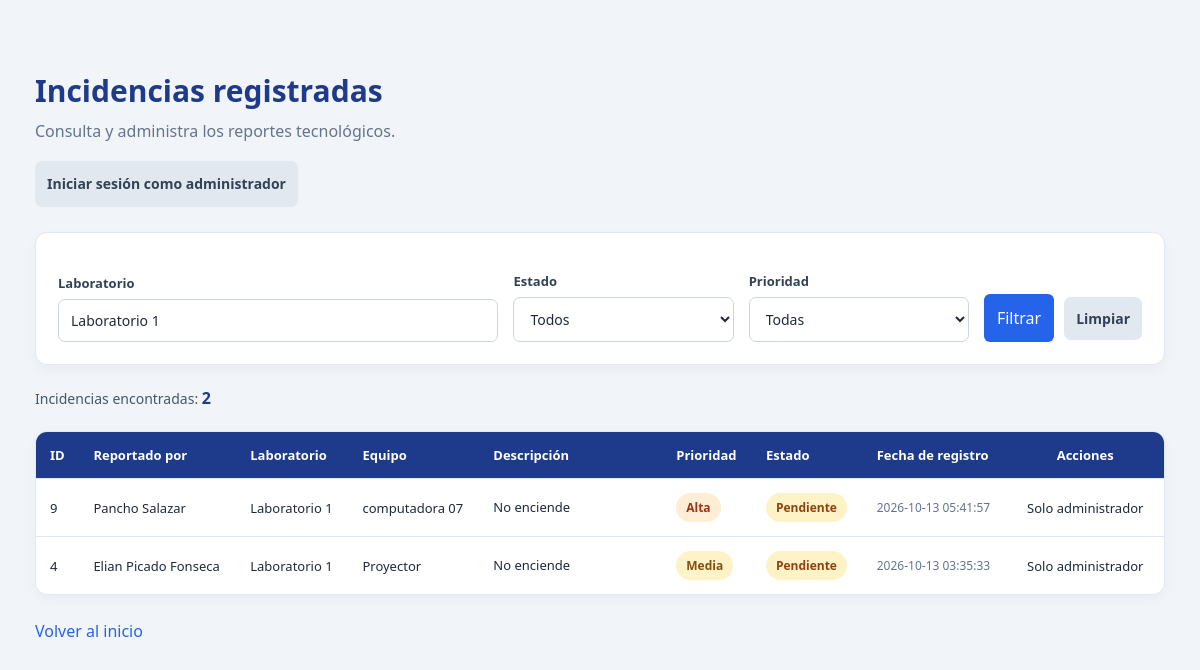
The page /pages/listar.php?laboratorio=Laboratorio 1 on the database its author committed.
### tables this page shows
CREATE TABLE `incidencias` (
  `id` int(11) NOT NULL,
  `nombre_reporta` varchar(100) NOT NULL,
  `laboratorio` varchar(100) NOT NULL,
  `equipo_afectado` varchar(150) NOT NULL,
  `descripcion` text NOT NULL,
  `prioridad` enum('Baja','Media','Alta','Crítica') NOT NULL DEFAULT 'Media',
  `estado` enum('Pendiente','En proceso','Resuelta') NOT NULL DEFAULT 'Pendiente',
  `fecha_registro` timestamp NOT NULL DEFAULT current_timestamp()
);

### pages/listar.php (the view, shortened to what this page needs)
<?php
require_once "../config/database.php";
function escapar($valor) {
    return htmlspecialchars((string)$valor, ENT_QUOTES, "UTF-8");
}
$es_admin = isset($_SESSION["admin_id"]);
$laboratorio = trim($_GET["laboratorio"] ?? "");
$sql = "SELECT * FROM incidencias WHERE 1=1";
$parametros = [];
$tipos = "";
if ($laboratorio !== "") {
    $sql .= " AND laboratorio LIKE ?";
    $parametros[] = "%" . $laboratorio . "%";
    $tipos .= "s";
}
$sql .= " ORDER BY fecha_registro DESC";
$stmt = $conexion->prepare($sql);
if (!empty($parametros)) {
    $stmt->bind_param($tipos, ...$parametros);
}
if (!$stmt->execute()) {
    exit("Error al consultar las incidencias.");
}
$resultado = $stmt->get_result();
$total = $resultado->num_rows;
$clases_prioridad = [
    "Baja" => "prioridad-baja",
    "Media" => "prioridad-media",
    "Alta" => "prioridad-alta",
    "Crítica" => "prioridad-critica"
];
$clases_estado = [
    "Pendiente" => "estado-pendiente",
    "En proceso" => "estado-en-proceso",
    "Resuelta" => "estado-resuelta"
];
?>
<!DOCTYPE html>
<html lang="es">
<head>
    <link rel="stylesheet" href="../css/style.css">
    <link rel="stylesheet" href="../css/listar.css">
</head>
<body>
<main class="contenedor-listado">
    <header class="encabezado-listado">
        <h1>Incidencias registradas</h1>
        <p>Consulta y administra los reportes tecnológicos.</p>
        <?php if ($es_admin): ?>
            <p>
                Sesión iniciada como:
                <strong><?= escapar($_SESSION["admin_usuario"] ?? "Administrador") ?></strong>
            </p>
            <a class="boton-secundario" href="../logout.php">
                Cerrar sesión
            </a>
        <?php else: ?>
            <p>
                <a class="boton-secundario" href="../login.php">
                    Iniciar sesión como administrador
                </a>
            </p>
        <?php endif; ?>
    </header>
    <form method="GET" class="filtros">
        <div>
            <label for="laboratorio">Laboratorio</label>
            <input
                type="text"
                id="laboratorio"
                name="laboratorio"
                placeholder="Ej. Laboratorio 1"
                value="<?= escapar($laboratorio) ?>"
            >
        </div>
        <div>
            <label for="estado">Estado</label>
            <select id="estado" name="estado">
                <option value="">Todos</option>
            </select>
        </div>
        <div>
            <label for="prioridad">Prioridad</label>
            <select id="prioridad" name="prioridad">
                <option value="">Todas</option>
            </select>
        </div>
        <div class="acciones-filtro">
            <button type="submit">Filtrar</button>
            <a class="boton-secundario" href="listar.php">
                Limpiar
            </a>
        </div>
    </form>
    <p class="total">
        Incidencias encontradas:
        <strong><?= $total ?></strong>
    </p>
    <div class="tabla-contenedor">
        <table class="tabla-incidencias">
            <thead>
                <tr>
                    <th>ID</th>
                    <th>Reportado por</th>
                    <th>Laboratorio</th>
                    <th>Equipo</th>
                    <th>Descripción</th>
                    <th>Prioridad</th>
                    <th>Estado</th>
                    <th>Fecha de registro</th>
                    <th>Acciones</th>
                </tr>
            </thead>
            <tbody>
                <?php if ($total > 0): ?>
                    <?php while ($incidencia = $resultado->fetch_assoc()): ?>
                        <tr>
                            <td><?= (int)$incidencia["id"] ?></td>
                            <td>
                                <?= escapar($incidencia["nombre_reporta"]) ?>
                            </td>
                            <td>
                                <?= escapar($incidencia["laboratorio"]) ?>
                            </td>
                            <td>
                                <?= escapar($incidencia["equipo_afectado"]) ?>
                            </td>
                            <td>
                                <?= escapar($incidencia["descripcion"]) ?>
                            </td>
                            <td>
                                <span class="etiqueta <?= escapar($clases_prioridad[$incidencia["prioridad"]] ?? "") ?>">
                                    <?= escapar($incidencia["prioridad"]) ?>
                                </span>
                            </td>
                            <td>
                                <span class="etiqueta <?= escapar($clases_estado[$incidencia["estado"]] ?? "") ?>">
                                    <?= escapar($incidencia["estado"]) ?>
                                </span>
                            </td>
                            <td>
                                <?= escapar($incidencia["fecha_registro"]) ?>
                            </td>
                            <td>
                                <?php if ($es_admin): ?>
                                    <div class="acciones">
                                        <a
                                            class="btn-editar"
                                            href="editar.php?id=<?= (int)$incidencia["id"] ?>"
                                        >
                                            Editar
                                        </a>
                                        <a
                                            class="btn-eliminar"
                                            href="eliminar.php?id=<?= (int)$incidencia["id"] ?>"
                                        >
                                            Eliminar
                                        </a>
                                    </div>
                                <?php else: ?>
                                    <span>Solo administrador</span>
                                <?php endif; ?>
                            </td>
                        </tr>
                    <?php endwhile; ?>
                <?php endif; ?>
            </tbody>
        </table>
    </div>
    <a class="enlace volver" href="../index.php">
        Volver al inicio
    </a>
</main>
</body>
</html>

### css/style.css (style rules this page uses)
* { box-sizing: border-box; }
body { margin: 0; padding: 30px 15px; font-family: Arial, Helvetica, sans-serif; background: #f1f5f9; color: #1e293b; }
input, select, textarea, button { font: inherit; }
label { display: block; margin: 17px 0 7px; font-weight: bold; }
input, select, textarea { width: 100%; padding: 12px; border: 1px solid #cbd5e1; border-radius: 6px; background: #fff; }
button { padding: 13px; border: none; border-radius: 6px; background: #2563eb; color: white; cursor: pointer; }
.enlace { color: #2563eb; text-decoration: none; }

### css/listar.css (style rules this page uses)
.contenedor-listado { max-width: 1400px; margin: 0 auto; padding: 20px; font-family: "Segoe UI", Arial, sans-serif; }
.encabezado-listado { margin-bottom: 25px; }
.encabezado-listado h1 { margin-bottom: 8px; color: #1e3a8a; font-size: 30px; font-weight: 700; }
.encabezado-listado p { color: #64748b; margin-top: 0; line-height: 1.6; }
.filtros { display: grid; grid-template-columns: 2fr 1fr 1fr auto; gap: 15px; align-items: end; padding: 22px; margin-bottom: 20px; background: #ffffff; border: 1px solid #e2e8f0; border-radius: 12px; box-shadow: 0 4px 12px rgba(15, 23, 42, 0.04); }
.filtros label { display: block; margin-bottom: 7px; color: #334155; font-size: 13px; font-weight: 600; }
.filtros input, .filtros select { width: 100%; min-width: 0; box-sizing: border-box; padding: 11px 12px; border: 1px solid #cbd5e1; border-radius: 7px; background: #ffffff; color: #1e293b; font: inherit; font-size: 14px; }
.acciones-filtro { display: flex; align-items: center; gap: 10px; }
.acciones-filtro button { margin: 0; white-space: nowrap; }
.boton-secundario { display: inline-block; padding: 12px; color: #334155; background: #e2e8f0; border-radius: 7px; text-decoration: none; font-size: 14px; font-weight: 600; white-space: nowrap; transition: background 0.2s; }
.total { margin: 22px 0; color: #475569; font-size: 14px; }
.total strong { color: #1e3a8a; font-size: 16px; }
.tabla-contenedor { overflow-x: auto; background: #ffffff; border-radius: 12px; border: 1px solid #e2e8f0; box-shadow: 0 4px 12px rgba(15, 23, 42, 0.04); }
.tabla-incidencias { width: 100%; border-collapse: collapse; font-size: 13px; }
.tabla-incidencias th, .tabla-incidencias td { padding: 14px; text-align: left; border-bottom: 1px solid #e2e8f0; vertical-align: middle; }
.tabla-incidencias th { background: #1e3a8a; color: #ffffff; font-weight: 600; white-space: nowrap; }
.tabla-incidencias tbody tr { transition: background 0.15s; }
.tabla-incidencias tbody tr:last-child td { border-bottom: none; }
.tabla-incidencias td:nth-child(5) { min-width: 180px; max-width: 280px; line-height: 1.6; overflow-wrap: anywhere; }
.tabla-incidencias td:nth-child(8) { white-space: nowrap; color: #64748b; font-size: 12px; }
.etiqueta { display: inline-block; padding: 6px 10px; border-radius: 20px; font-size: 12px; font-weight: 700; white-space: nowrap; }
.prioridad-media { color: #854d0e; background: #fef3c7; }
.prioridad-alta { color: #9a3412; background: #ffedd5; }
.estado-pendiente { color: #92400e; background: #fef3c7; }
.tabla-incidencias th:last-child, .tabla-incidencias td:last-child { text-align: center; min-width: 155px; }
.volver { display: inline-block; margin-top: 25px; }

### rows shown on the page
incidencias: id "9", nombre_reporta "Pancho Salazar", laboratorio "Laboratorio 1", equipo_afectado "computadora 07", descripcion "No enciende", prioridad "Alta", estado "Pendiente", fecha_registro "2026-10-13 05:41:57"
incidencias: id "4", nombre_reporta "Elian Picado Fonseca", laboratorio "Laboratorio 1", equipo_afectado "Proyector", descripcion "No enciende", prioridad "Media", estado "Pendiente", fecha_registro "2026-10-13 03:35:33"

### other values the page prints
$total "2"
